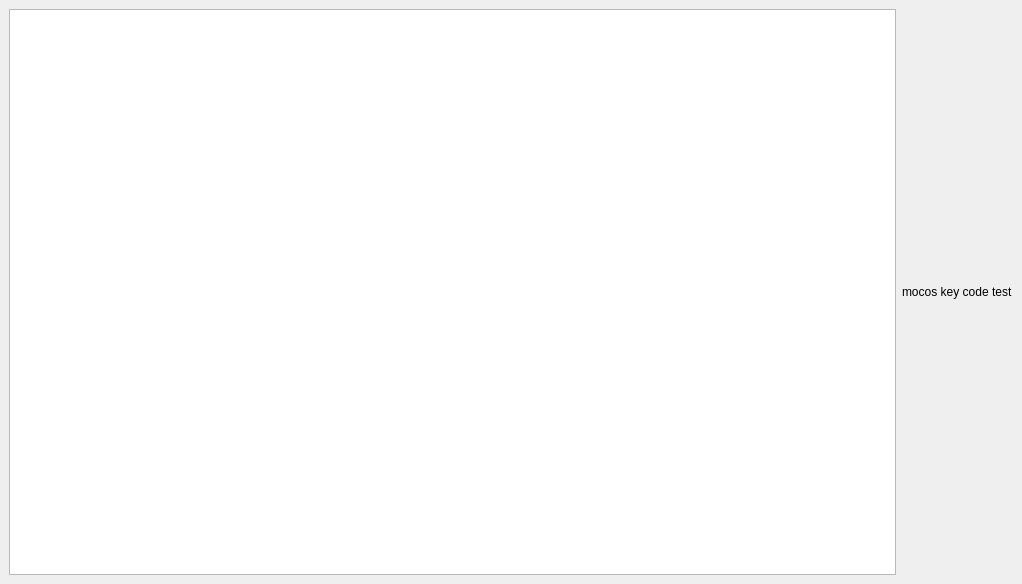
<?xml version="1.0" encoding="UTF-8"?>
<ui version="4.0">
 <class>MainWindow</class>
 <widget class="QMainWindow" name="MainWindow">
  <property name="geometry">
   <rect>
    <x>0</x>
    <y>0</y>
    <width>1022</width>
    <height>584</height>
   </rect>
  </property>
  <property name="windowTitle">
   <string>MainWindow</string>
  </property>
  <widget class="QWidget" name="centralwidget">
   <layout class="QHBoxLayout" name="horizontalLayout">
    <item>
     <widget class="QTextEdit" name="textEdit">
      <property name="focusPolicy">
       <enum>Qt::FocusPolicy::NoFocus</enum>
      </property>
     </widget>
    </item>
    <item>
     <widget class="QLabel" name="label">
      <property name="text">
       <string>mocos key code test</string>
      </property>
     </widget>
    </item>
   </layout>
  </widget>
 </widget>
 <resources/>
 <connections/>
</ui>
